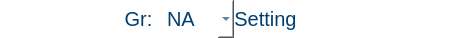
<?xml version="1.0" encoding="UTF-8"?>
<ui version="4.0">
 <class>GroupWidget</class>
 <widget class="QWidget" name="GroupWidget">
  <property name="enabled">
   <bool>false</bool>
  </property>
  <property name="geometry">
   <rect>
    <x>0</x>
    <y>0</y>
    <width>459</width>
    <height>38</height>
   </rect>
  </property>
  <property name="font">
   <font>
    <pointsize>15</pointsize>
   </font>
  </property>
  <property name="windowTitle">
   <string>Form</string>
  </property>
  <property name="styleSheet">
   <string notr="true">QWidget{
background-color: rgb(255, 255, 255);
font-size: 15pt;
}

QLabel#stateLabel{
background-color: rgb(255, 255, 255);
color:rgb(0, 63, 111);
}

QLabel#groupLabel{
background-color: rgb(255, 255, 255);
color:rgb(0, 63, 111);
}

QComboBox{
color:rgb(0, 63, 111);
border: 0px solid gray;
}

QPushButton#settingPushButton{
background-color: rgb(255, 255, 255);
color: rgb(0, 63, 111);
border-style: none;
}</string>
  </property>
  <layout class="QHBoxLayout" name="horizontalLayout" stretch="1,2,1">
   <property name="spacing">
    <number>0</number>
   </property>
   <property name="leftMargin">
    <number>0</number>
   </property>
   <property name="topMargin">
    <number>0</number>
   </property>
   <property name="rightMargin">
    <number>0</number>
   </property>
   <property name="bottomMargin">
    <number>0</number>
   </property>
   <item>
    <widget class="QWidget" name="widget" native="true"/>
   </item>
   <item>
    <layout class="QHBoxLayout" name="horizontalLayout_2">
     <item>
      <widget class="QLabel" name="groupLabel">
       <property name="font">
        <font>
         <pointsize>15</pointsize>
        </font>
       </property>
       <property name="text">
        <string>Gr:</string>
       </property>
       <property name="alignment">
        <set>Qt::AlignCenter</set>
       </property>
      </widget>
     </item>
     <item>
      <widget class="QComboBox" name="comboBox">
       <property name="sizePolicy">
        <sizepolicy hsizetype="Preferred" vsizetype="Preferred">
         <horstretch>0</horstretch>
         <verstretch>0</verstretch>
        </sizepolicy>
       </property>
       <property name="font">
        <font>
         <pointsize>15</pointsize>
        </font>
       </property>
       <item>
        <property name="text">
         <string>NA</string>
        </property>
       </item>
       <item>
        <property name="text">
         <string>TOFD</string>
        </property>
       </item>
       <item>
        <property name="text">
         <string>PE</string>
        </property>
       </item>
       <item>
        <property name="text">
         <string>PA</string>
        </property>
       </item>
      </widget>
     </item>
     <item>
      <widget class="QPushButton" name="settingPushButton">
       <property name="sizePolicy">
        <sizepolicy hsizetype="Preferred" vsizetype="Preferred">
         <horstretch>0</horstretch>
         <verstretch>0</verstretch>
        </sizepolicy>
       </property>
       <property name="font">
        <font>
         <pointsize>15</pointsize>
        </font>
       </property>
       <property name="text">
        <string>Setting</string>
       </property>
      </widget>
     </item>
     <item>
      <widget class="QLabel" name="stateLabel">
       <property name="font">
        <font>
         <pointsize>15</pointsize>
        </font>
       </property>
       <property name="text">
        <string/>
       </property>
       <property name="alignment">
        <set>Qt::AlignCenter</set>
       </property>
      </widget>
     </item>
    </layout>
   </item>
   <item>
    <widget class="QWidget" name="widget_2" native="true"/>
   </item>
  </layout>
 </widget>
 <resources/>
 <connections/>
</ui>
